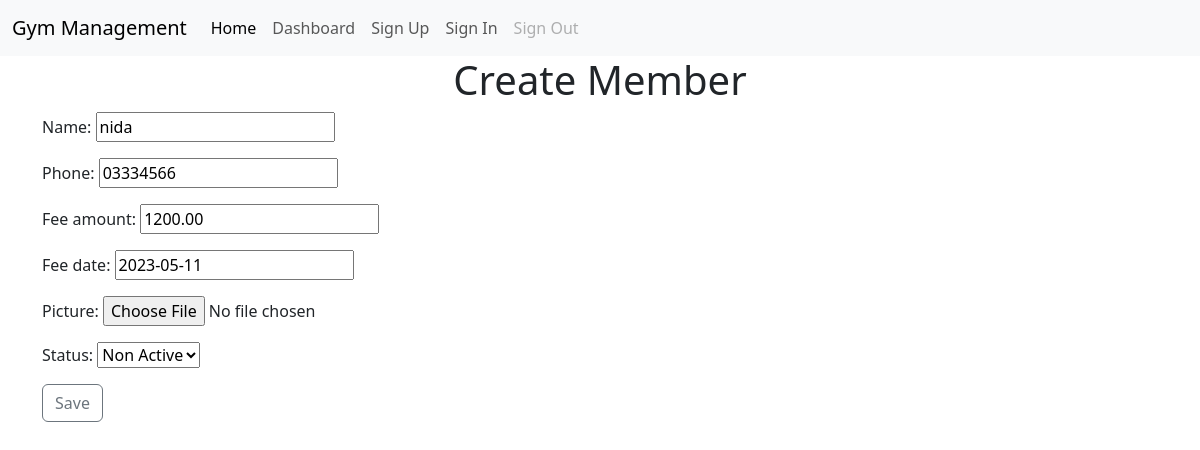
Page /update_member/3/ on the committed database.
### member/models.py (models this page shows, shortened)
class Members(models.Model):
    name=models.CharField(max_length=12)
    phone=models.CharField(max_length=15)
    fee_amount=models.DecimalField(max_digits=10,decimal_places=2)
    fee_date=models.DateField(null=True,blank=True)
    picture=models.ImageField(upload_to='image/',blank=True,null=True)
    status_choices=[("active","Active"),("non active","Non Active")]
    status=models.CharField(choices=status_choices,default="active",max_length=10)

### member/views.py (the view)
# urls.py: path('update_member/<int:pk>/', views.update_member, name="update_member"),
def update_member(request,pk):
    member=Members.objects.get(id=pk)
    form=MemberForm(instance=member)
    if request.method == 'POST':
        form=MemberForm(request.POST,instance=member)
        if form.is_valid():
            form.save()
            return redirect('/')
    context = {
        'form':form,
    }
    return render(request,'create_member.html',context)

### member/forms.py
class MemberForm(forms.ModelForm):
    class Meta:
        model=Members
        fields='__all__'

### template/create_member.html (shortened to what this page needs)
{% include 'navbar.html' %}
{% block content %}
    <h1 class="text-center">Create Member</h1>
<div class="container">
    <form method="POST" enctype="multipart/form-data">
        <div class="form-group">
        {{ form.as_p }}
        <button type="submit" class="btn btn-outline-secondary">Save</button>
        </div>
    </form>
</div>
{% endblock %}

### rows in the picture
Members: name "nida", phone "03334566", fee_amount "1200.00", fee_date "2023-05-11", status "Non Active"
